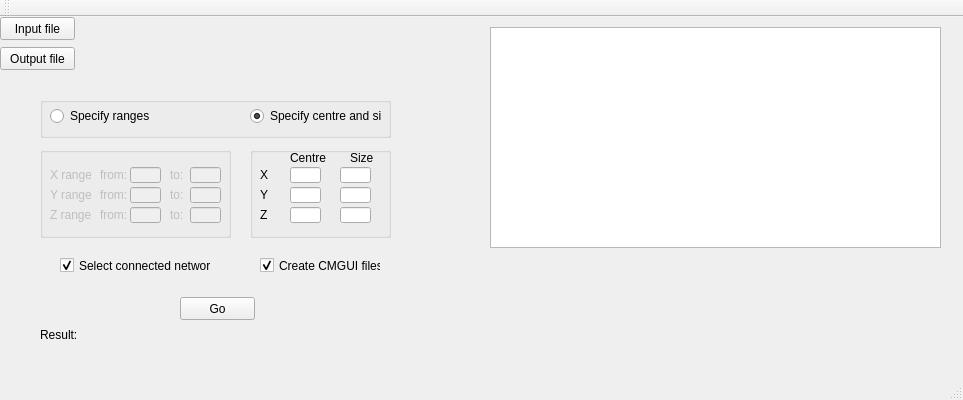
<?xml version="1.0" encoding="UTF-8"?>
<ui version="4.0">
 <class>MainWindow</class>
 <widget class="QMainWindow" name="MainWindow">
  <property name="geometry">
   <rect>
    <x>0</x>
    <y>0</y>
    <width>963</width>
    <height>400</height>
   </rect>
  </property>
  <property name="windowTitle">
   <string>Selection of network with a specified range of vessel diameters</string>
  </property>
  <widget class="QWidget" name="centralWidget">
   <widget class="QPushButton" name="pushButtonInFile">
    <property name="geometry">
     <rect>
      <x>0</x>
      <y>0</y>
      <width>75</width>
      <height>23</height>
     </rect>
    </property>
    <property name="text">
     <string>Input file</string>
    </property>
   </widget>
   <widget class="QLabel" name="labelInFile">
    <property name="geometry">
     <rect>
      <x>80</x>
      <y>0</y>
      <width>401</width>
      <height>21</height>
     </rect>
    </property>
    <property name="text">
     <string/>
    </property>
   </widget>
   <widget class="QLabel" name="labelOutFile">
    <property name="geometry">
     <rect>
      <x>80</x>
      <y>30</y>
      <width>401</width>
      <height>21</height>
     </rect>
    </property>
    <property name="text">
     <string/>
    </property>
   </widget>
   <widget class="QPushButton" name="pushButtonOutFile">
    <property name="geometry">
     <rect>
      <x>0</x>
      <y>30</y>
      <width>75</width>
      <height>23</height>
     </rect>
    </property>
    <property name="text">
     <string>Output file</string>
    </property>
   </widget>
   <widget class="QPushButton" name="pushButtonZoom">
    <property name="geometry">
     <rect>
      <x>180</x>
      <y>280</y>
      <width>75</width>
      <height>23</height>
     </rect>
    </property>
    <property name="text">
     <string>Go</string>
    </property>
   </widget>
   <widget class="QLabel" name="label">
    <property name="geometry">
     <rect>
      <x>40</x>
      <y>310</y>
      <width>41</width>
      <height>16</height>
     </rect>
    </property>
    <property name="text">
     <string>Result:</string>
    </property>
   </widget>
   <widget class="QLabel" name="labelResult">
    <property name="geometry">
     <rect>
      <x>80</x>
      <y>310</y>
      <width>491</width>
      <height>16</height>
     </rect>
    </property>
    <property name="text">
     <string/>
    </property>
   </widget>
   <widget class="QTextEdit" name="textEdit">
    <property name="geometry">
     <rect>
      <x>490</x>
      <y>10</y>
      <width>451</width>
      <height>221</height>
     </rect>
    </property>
   </widget>
   <widget class="QCheckBox" name="checkBoxCmgui">
    <property name="geometry">
     <rect>
      <x>260</x>
      <y>240</y>
      <width>121</width>
      <height>17</height>
     </rect>
    </property>
    <property name="text">
     <string>Create CMGUI files</string>
    </property>
    <property name="checked">
     <bool>true</bool>
    </property>
   </widget>
   <widget class="QCheckBox" name="checkBoxConnect">
    <property name="geometry">
     <rect>
      <x>60</x>
      <y>240</y>
      <width>151</width>
      <height>17</height>
     </rect>
    </property>
    <property name="text">
     <string>Select connected network</string>
    </property>
    <property name="checked">
     <bool>true</bool>
    </property>
   </widget>
   <widget class="QGroupBox" name="groupBox_choice">
    <property name="geometry">
     <rect>
      <x>40</x>
      <y>80</y>
      <width>351</width>
      <height>41</height>
     </rect>
    </property>
    <property name="title">
     <string/>
    </property>
    <widget class="QRadioButton" name="radioButton_range">
     <property name="geometry">
      <rect>
       <x>10</x>
       <y>10</y>
       <width>121</width>
       <height>18</height>
      </rect>
     </property>
     <property name="text">
      <string>Specify ranges</string>
     </property>
    </widget>
    <widget class="QRadioButton" name="radioButton_centre">
     <property name="geometry">
      <rect>
       <x>210</x>
       <y>10</y>
       <width>131</width>
       <height>18</height>
      </rect>
     </property>
     <property name="text">
      <string>Specify centre and size</string>
     </property>
     <property name="checked">
      <bool>true</bool>
     </property>
    </widget>
   </widget>
   <widget class="QGroupBox" name="groupBox_range">
    <property name="enabled">
     <bool>false</bool>
    </property>
    <property name="geometry">
     <rect>
      <x>40</x>
      <y>130</y>
      <width>191</width>
      <height>91</height>
     </rect>
    </property>
    <property name="title">
     <string/>
    </property>
    <widget class="QLabel" name="label_zto">
     <property name="geometry">
      <rect>
       <x>130</x>
       <y>60</y>
       <width>21</width>
       <height>16</height>
      </rect>
     </property>
     <property name="text">
      <string>to:</string>
     </property>
    </widget>
    <widget class="QLineEdit" name="lineEdit_x1">
     <property name="enabled">
      <bool>false</bool>
     </property>
     <property name="geometry">
      <rect>
       <x>90</x>
       <y>20</y>
       <width>31</width>
       <height>16</height>
      </rect>
     </property>
     <property name="text">
      <string/>
     </property>
    </widget>
    <widget class="QLineEdit" name="lineEdit_z1">
     <property name="enabled">
      <bool>false</bool>
     </property>
     <property name="geometry">
      <rect>
       <x>90</x>
       <y>60</y>
       <width>31</width>
       <height>16</height>
      </rect>
     </property>
     <property name="text">
      <string/>
     </property>
    </widget>
    <widget class="QLineEdit" name="lineEdit_x2">
     <property name="enabled">
      <bool>false</bool>
     </property>
     <property name="geometry">
      <rect>
       <x>150</x>
       <y>20</y>
       <width>31</width>
       <height>16</height>
      </rect>
     </property>
     <property name="text">
      <string/>
     </property>
    </widget>
    <widget class="QLineEdit" name="lineEdit_y1">
     <property name="enabled">
      <bool>false</bool>
     </property>
     <property name="geometry">
      <rect>
       <x>90</x>
       <y>40</y>
       <width>31</width>
       <height>16</height>
      </rect>
     </property>
     <property name="text">
      <string/>
     </property>
    </widget>
    <widget class="QLabel" name="label_xrange">
     <property name="geometry">
      <rect>
       <x>10</x>
       <y>20</y>
       <width>41</width>
       <height>16</height>
      </rect>
     </property>
     <property name="text">
      <string>X range: </string>
     </property>
    </widget>
    <widget class="QLabel" name="label_zrange">
     <property name="geometry">
      <rect>
       <x>10</x>
       <y>60</y>
       <width>41</width>
       <height>16</height>
      </rect>
     </property>
     <property name="text">
      <string>Z range: </string>
     </property>
    </widget>
    <widget class="QLabel" name="label_yrange">
     <property name="geometry">
      <rect>
       <x>10</x>
       <y>40</y>
       <width>41</width>
       <height>16</height>
      </rect>
     </property>
     <property name="text">
      <string>Y range: </string>
     </property>
    </widget>
    <widget class="QLabel" name="label_xto">
     <property name="geometry">
      <rect>
       <x>130</x>
       <y>20</y>
       <width>21</width>
       <height>16</height>
      </rect>
     </property>
     <property name="text">
      <string>to:</string>
     </property>
    </widget>
    <widget class="QLabel" name="label_yfrom">
     <property name="geometry">
      <rect>
       <x>60</x>
       <y>40</y>
       <width>31</width>
       <height>16</height>
      </rect>
     </property>
     <property name="text">
      <string>from:</string>
     </property>
    </widget>
    <widget class="QLabel" name="label_xfrom">
     <property name="geometry">
      <rect>
       <x>60</x>
       <y>20</y>
       <width>31</width>
       <height>16</height>
      </rect>
     </property>
     <property name="text">
      <string>from:</string>
     </property>
    </widget>
    <widget class="QLineEdit" name="lineEdit_z2">
     <property name="enabled">
      <bool>false</bool>
     </property>
     <property name="geometry">
      <rect>
       <x>150</x>
       <y>60</y>
       <width>31</width>
       <height>16</height>
      </rect>
     </property>
     <property name="text">
      <string/>
     </property>
    </widget>
    <widget class="QLabel" name="label_yto">
     <property name="geometry">
      <rect>
       <x>130</x>
       <y>40</y>
       <width>21</width>
       <height>16</height>
      </rect>
     </property>
     <property name="text">
      <string>to:</string>
     </property>
    </widget>
    <widget class="QLabel" name="label_zfrom">
     <property name="geometry">
      <rect>
       <x>60</x>
       <y>60</y>
       <width>31</width>
       <height>16</height>
      </rect>
     </property>
     <property name="text">
      <string>from:</string>
     </property>
    </widget>
    <widget class="QLineEdit" name="lineEdit_y2">
     <property name="enabled">
      <bool>false</bool>
     </property>
     <property name="geometry">
      <rect>
       <x>150</x>
       <y>40</y>
       <width>31</width>
       <height>16</height>
      </rect>
     </property>
     <property name="text">
      <string/>
     </property>
    </widget>
   </widget>
   <widget class="QGroupBox" name="groupBox_centre">
    <property name="geometry">
     <rect>
      <x>250</x>
      <y>130</y>
      <width>141</width>
      <height>91</height>
     </rect>
    </property>
    <property name="title">
     <string/>
    </property>
    <widget class="QLabel" name="label_centre">
     <property name="geometry">
      <rect>
       <x>40</x>
       <y>0</y>
       <width>41</width>
       <height>21</height>
      </rect>
     </property>
     <property name="text">
      <string>Centre</string>
     </property>
    </widget>
    <widget class="QLabel" name="label_size">
     <property name="geometry">
      <rect>
       <x>100</x>
       <y>0</y>
       <width>31</width>
       <height>21</height>
      </rect>
     </property>
     <property name="text">
      <string>Size</string>
     </property>
    </widget>
    <widget class="QLabel" name="label_x">
     <property name="geometry">
      <rect>
       <x>10</x>
       <y>20</y>
       <width>16</width>
       <height>16</height>
      </rect>
     </property>
     <property name="text">
      <string>X</string>
     </property>
    </widget>
    <widget class="QLabel" name="label_y">
     <property name="geometry">
      <rect>
       <x>10</x>
       <y>40</y>
       <width>16</width>
       <height>16</height>
      </rect>
     </property>
     <property name="text">
      <string>Y</string>
     </property>
    </widget>
    <widget class="QLabel" name="label_z">
     <property name="geometry">
      <rect>
       <x>10</x>
       <y>60</y>
       <width>16</width>
       <height>16</height>
      </rect>
     </property>
     <property name="text">
      <string>Z</string>
     </property>
    </widget>
    <widget class="QLineEdit" name="lineEdit_xcentre">
     <property name="geometry">
      <rect>
       <x>40</x>
       <y>20</y>
       <width>31</width>
       <height>16</height>
      </rect>
     </property>
    </widget>
    <widget class="QLineEdit" name="lineEdit_ycentre">
     <property name="geometry">
      <rect>
       <x>40</x>
       <y>40</y>
       <width>31</width>
       <height>16</height>
      </rect>
     </property>
    </widget>
    <widget class="QLineEdit" name="lineEdit_zcentre">
     <property name="geometry">
      <rect>
       <x>40</x>
       <y>60</y>
       <width>31</width>
       <height>16</height>
      </rect>
     </property>
    </widget>
    <widget class="QLineEdit" name="lineEdit_xsize">
     <property name="geometry">
      <rect>
       <x>90</x>
       <y>20</y>
       <width>31</width>
       <height>16</height>
      </rect>
     </property>
    </widget>
    <widget class="QLineEdit" name="lineEdit_ysize">
     <property name="geometry">
      <rect>
       <x>90</x>
       <y>40</y>
       <width>31</width>
       <height>16</height>
      </rect>
     </property>
    </widget>
    <widget class="QLineEdit" name="lineEdit_zsize">
     <property name="geometry">
      <rect>
       <x>90</x>
       <y>60</y>
       <width>31</width>
       <height>16</height>
      </rect>
     </property>
    </widget>
   </widget>
  </widget>
  <widget class="QMenuBar" name="menuBar">
   <property name="geometry">
    <rect>
     <x>0</x>
     <y>0</y>
     <width>963</width>
     <height>18</height>
    </rect>
   </property>
  </widget>
  <widget class="QToolBar" name="mainToolBar">
   <attribute name="toolBarArea">
    <enum>TopToolBarArea</enum>
   </attribute>
   <attribute name="toolBarBreak">
    <bool>false</bool>
   </attribute>
  </widget>
  <widget class="QStatusBar" name="statusBar"/>
 </widget>
 <layoutdefault spacing="6" margin="11"/>
 <resources/>
 <connections>
  <connection>
   <sender>pushButtonInFile</sender>
   <signal>clicked()</signal>
   <receiver>MainWindow</receiver>
   <slot>inFileSelecter()</slot>
   <hints>
    <hint type="sourcelabel">
     <x>45</x>
     <y>54</y>
    </hint>
    <hint type="destinationlabel">
     <x>232</x>
     <y>44</y>
    </hint>
   </hints>
  </connection>
  <connection>
   <sender>pushButtonOutFile</sender>
   <signal>clicked()</signal>
   <receiver>MainWindow</receiver>
   <slot>outFileSelecter()</slot>
   <hints>
    <hint type="sourcelabel">
     <x>18</x>
     <y>84</y>
    </hint>
    <hint type="destinationlabel">
     <x>231</x>
     <y>73</y>
    </hint>
   </hints>
  </connection>
  <connection>
   <sender>pushButtonZoom</sender>
   <signal>clicked()</signal>
   <receiver>MainWindow</receiver>
   <slot>selecter()</slot>
   <hints>
    <hint type="sourcelabel">
     <x>287</x>
     <y>305</y>
    </hint>
    <hint type="destinationlabel">
     <x>382</x>
     <y>327</y>
    </hint>
   </hints>
  </connection>
 </connections>
 <slots>
  <slot>buttonClickHandler()</slot>
  <slot>inFileSelecter()</slot>
  <slot>outFileSelecter()</slot>
  <slot>radioButtonHandler()</slot>
  <slot>selecter()</slot>
 </slots>
 <buttongroups>
  <buttongroup name="buttonGroup_criterion"/>
 </buttongroups>
</ui>
